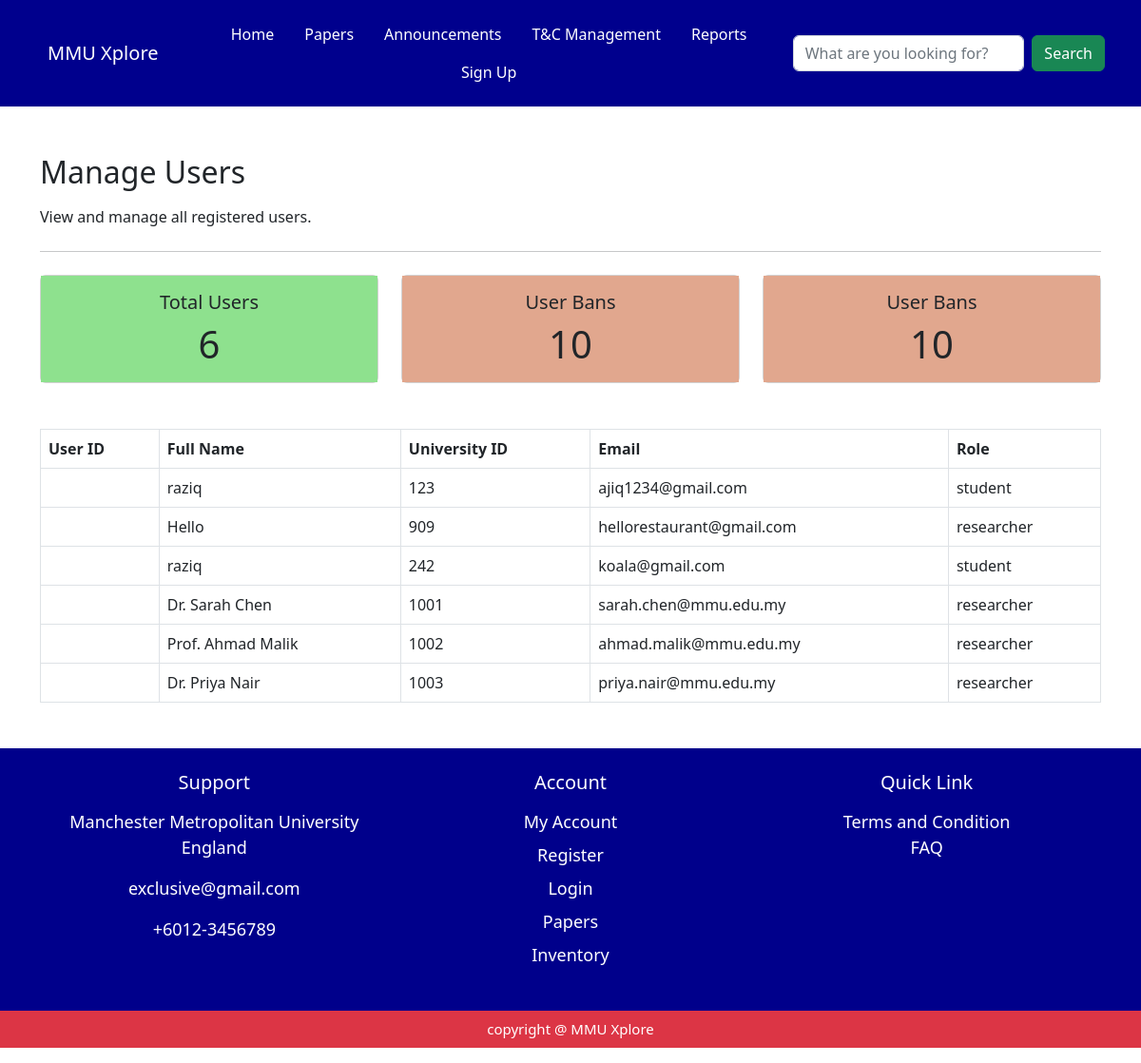
/adminguy/manage_users/, run on the app's committed database.
### myapp/models.py (models this page shows, shortened)
class User(models.Model):
     user_id = models.AutoField(primary_key=True)
     fullname = models.CharField(max_length=150 , default='unknown' , blank=True)
     university_id = models.CharField(max_length=50, unique=True , default='0000')
     email = models.EmailField(unique=True , default='unknown@example.com')
     password = models.CharField(max_length=250 , default='password')
     role = models.CharField(max_length=50, default='student')
     avatar = models.FileField(upload_to='profile/', blank=True, null=True)
     date_joined = models.DateTimeField(auto_now_add=True )

### myapp/views.py (the view)
# urls.py: path('adminguy/manage_users/', views.manage_users, name='manage_users' ),
def manage_users(request):
    user_name = request.session.get('user_name', 'Guest')
    users = User.objects.all()
    total_users = users.count()
    return render(request , 'adminguy/manage_users.html', {'user_name': user_name , 'users': users, 'total_users': total_users} )

### myapp/templates/adminguy/manage_users.html (shortened to what this page needs)
<!DOCTYPE html>
<html lang="en">
<head>
    <link href="https://cdn.jsdelivr.net/npm/bootstrap@5.2.3/dist/css/bootstrap.min.css" rel="stylesheet">
</head>
<body>
{% include 'components/admin_navbar.html' %}
<div>
    <div class="container mb-5" style="margin-top: 50px; margin-bottom: 50px;">
        <div class="jumbotron">
                <h2 class="mb-3">Manage Users</h2>
                <p>View and manage all registered users.</p>
                <hr class="my-4">
            </div>
            <div class="table-responsive">
                <div class="row g-4  mb-5 ">
                    <div class="col-md-4">
    <div class="card" >
      <div class="card-body text-center" style="background-color: rgb(142, 225, 142); " >
        <h5 class="card-title">Total Users</h5>
        <h1 class="card-text">{{ total_users }}</h1>
      </div>
    </div>
  </div>
 <div class="col-md-4">
    <div class="card" >
      <div class="card-body text-center" style="background-color: rgb(225, 167, 142); " >
        <h5 class="card-title">User Bans</h5>
        <h1 class="card-text">10</h1>
      </div>
    </div>
  </div>
<div class="col-md-4">
    <div class="card" >
      <div class="card-body text-center" style="background-color: rgb(225, 167, 142); " >
        <h5 class="card-title">User Bans</h5>
        <h1 class="card-text">10</h1>
      </div>
    </div>
  </div>
</div>
                </div>
    <table class="table table-bordered">
        <thead>
        <tr>
            <th scope="col">User ID</th>
            <th scope="col">Full Name</th>
            <th scope="col">University ID</th>
            <th scope="col">Email</th>
            <th scope="col">Role</th>
        </tr>
        </thead>
        <tbody>
        {% for user in users %}
        <tr>
            <td>{{ user.id }}</td>
            <td>{{ user.fullname }}</td>
            <td>{{ user.university_id }}</td>
            <td>{{ user.email }}</td>
            <td>{{ user.role }}</td>
        </tr>
        {% endfor %}
        </tbody>
    </table>
</div>
    </div>
{% include 'components/footer.html' %}
</body>
</html>

### data on the page
User: fullname "raziq", university_id "123", email "ajiq1234@gmail.com", role "student"
User: fullname "Hello", university_id "909", email "hellorestaurant@gmail.com", role "researcher"
User: fullname "raziq", university_id "242", email "koala@gmail.com", role "student"
User: fullname "Dr. Sarah Chen", university_id "1001", email "sarah.chen@mmu.edu.my", role "researcher"
User: fullname "Prof. Ahmad Malik", university_id "1002", email "ahmad.malik@mmu.edu.my", role "researcher"
User: fullname "Dr. Priya Nair", university_id "1003", email "priya.nair@mmu.edu.my", role "researcher"

### other printed values
{{ total_users }} "6"
